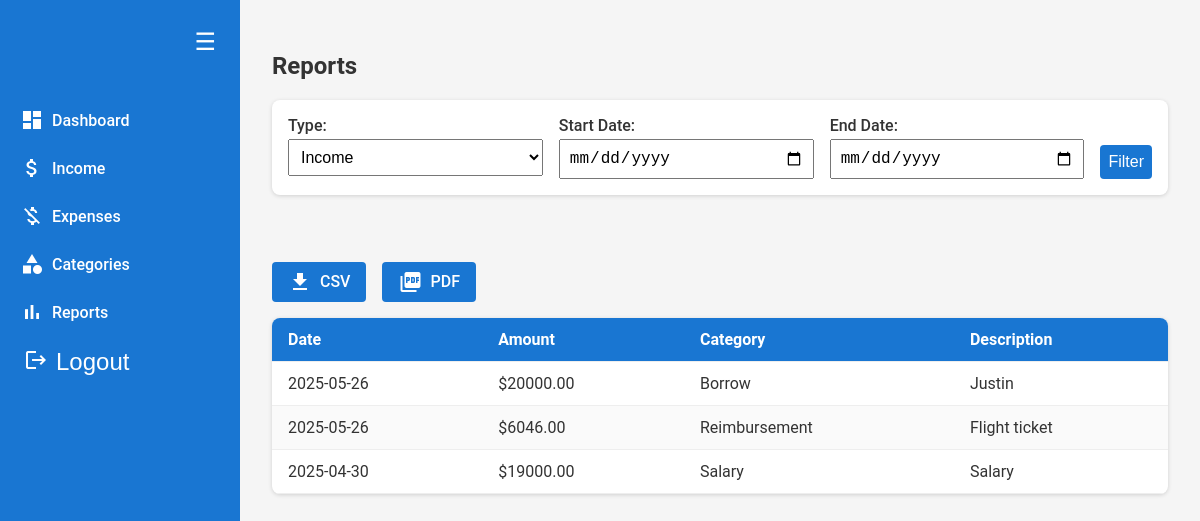
The app's page /reports (signed in) with its own data.
### models/income.py (models this page shows, shortened)
class Income(db.Model):
    __tablename__ = "income"
    id = db.Column(db.Integer, primary_key=True)
    amount = db.Column(db.Numeric(10, 2), nullable=False)
    date = db.Column(db.Date, default=datetime.utcnow, nullable=False)
    description = db.Column(db.String(255))
    user_id = db.Column(db.Integer, db.ForeignKey("users.id"), nullable=False)
    category_id = db.Column(db.Integer, db.ForeignKey("categories.id"), nullable=False)
    category = db.relationship("Category", backref="income")

### models/category.py (models this page shows, shortened)
class Category(db.Model):
    __tablename__ = "categories"
    id = db.Column(db.Integer, primary_key=True)
    name = db.Column(db.String(100), nullable=False)
    type = db.Column(db.String(20), nullable=False)  # 'income' or 'expense'
    user_id = db.Column(db.Integer, db.ForeignKey("users.id"), nullable=False)

### routes/reports.py (the view)
@reports_bp.route("/reports", methods=["GET"])
def reports_page():
    user_id = session.get("user_id")
    if not user_id:
        return redirect("/login")
    start = request.args.get("start")
    end = request.args.get("end")
    entry_type = request.args.get("type", "income")
    model = Income if entry_type == "income" else Expense
    query = model.query.filter_by(user_id=user_id)
    if start:
        query = query.filter(model.date >= start)
    if end:
        query = query.filter(model.date <= end)
    records = query.order_by(model.date.desc()).all()
    categories = {c.id: c.name for c in Category.query.filter_by(user_id=user_id).all()}
    return render_template("reports.html", records=records, entry_type=entry_type, categories=categories)

### templates/reports.html (shortened to what this page needs)
{% extends "base.html" %}
{% block content %}
<h2>Reports</h2>
<form method="GET" action="/reports">
  <label>Type:
    <select name="type">
      <option value="income" {% if entry_type == "income" %}selected{% endif %}>Income</option>
    </select>
  </label>
  <label>Start Date: <input type="date" name="start" /></label>
  <label>End Date: <input type="date" name="end" /></label>
  <button type="submit">Filter</button>
</form>
<br>
<div class="export-buttons">
  <a class="btn" href="/reports/export/csv?type={{ entry_type }}&start={{ request.args.start }}&end={{ request.args.end }}">
    <span class="material-icons">download</span>
    CSV
  </a>
  <a class="btn" href="/reports/export/pdf?type={{ entry_type }}&start={{ request.args.start }}&end={{ request.args.end }}">
    <span class="material-icons">picture_as_pdf</span>
    PDF
  </a>
</div>
<table>
  <thead>
    <tr><th>Date</th><th>Amount</th><th>Category</th><th>Description</th></tr>
  </thead>
  <tbody>
    {% for r in records %}
    <tr>
      <td>{{ r.date }}</td>
      <td>${{ r.amount }}</td>
      <td>{{ r.category.name }}</td>
      <td>{{ r.description or '' }}</td>
    </tr>
    {% endfor %}
  </tbody>
</table>
{% endblock %}

### static/css/styles.css (style rules this page uses)
:root { --primary: #1976d2; --primary-dark: #1565c0; --background: #f5f5f5; --card-bg: #fff; --text: #333; --gray: #999; }
* { box-sizing: border-box; }
body { margin: 0; font-family: 'Roboto', sans-serif; background-color: var(--background); color: var(--text); display: flex; min-height: 100vh; }
form { background: var(--card-bg); padding: 1rem; margin-bottom: 2rem; border-radius: 8px; box-shadow: 0 1px 4px rgba(0, 0, 0, 0.15); display: flex; flex-wrap: wrap; gap: 1rem; }
form label { flex: 1 1 200px; display: flex; flex-direction: column; font-weight: 500; }
input, select, button { padding: 0.5rem; margin-top: 0.25rem; font-size: 1rem; }
button { background-color: var(--primary); color: white; border: none; border-radius: 4px; cursor: pointer; align-self: flex-end; transition: background-color 0.2s ease; }
table { width: 100%; background: var(--card-bg); border-collapse: collapse; border-radius: 8px; box-shadow: 0 1px 4px rgba(0, 0, 0, 0.15); overflow: hidden; }
thead { background-color: var(--primary); color: white; }
th, td { padding: 0.75rem 1rem; text-align: left; border-bottom: 1px solid #eee; }
tr:nth-child(even) { background-color: #fafafa; }
.export-buttons { display: flex; gap: 1rem; margin: 1rem 0; }
.btn { display: inline-flex; align-items: center; gap: 0.5rem; padding: 0.5rem 1rem; background-color: var(--primary); color: white; text-decoration: none; border-radius: 4px; font-weight: 500; transition: background-color 0.2s ease; }

### records on screen
Income: date "2025-05-26", amount "20000.00", category.name "Borrow", description "Justin"
Income: date "2025-05-26", amount "6046.00", category.name "Reimbursement", description "Flight ticket"
Income: date "2025-04-30", amount "19000.00", category.name "Salary", description "Salary"
